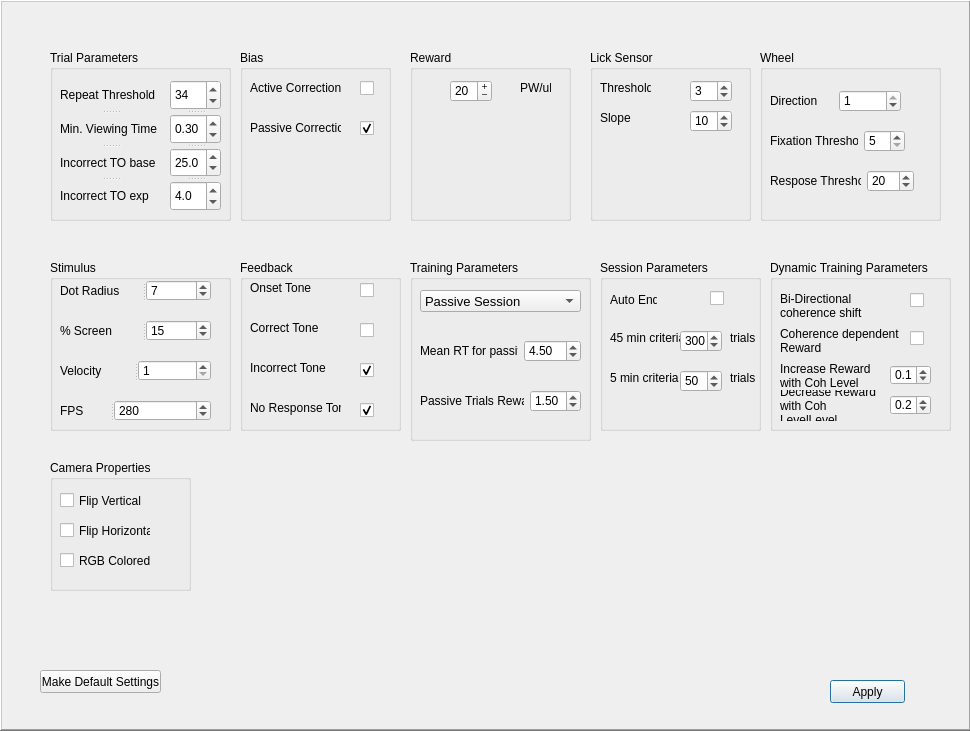
<?xml version="1.0" encoding="UTF-8"?>
<ui version="4.0">
 <class>SettingsWindow</class>
 <widget class="QDialog" name="SettingsWindow">
  <property name="geometry">
   <rect>
    <x>0</x>
    <y>0</y>
    <width>970</width>
    <height>731</height>
   </rect>
  </property>
  <property name="windowTitle">
   <string>Dialog</string>
  </property>
  <widget class="QFrame" name="frame">
   <property name="geometry">
    <rect>
     <x>0</x>
     <y>0</y>
     <width>971</width>
     <height>731</height>
    </rect>
   </property>
   <property name="styleSheet">
    <string notr="true"/>
   </property>
   <property name="frameShape">
    <enum>QFrame::WinPanel</enum>
   </property>
   <property name="frameShadow">
    <enum>QFrame::Raised</enum>
   </property>
   <widget class="QPushButton" name="makedefaultSettings">
    <property name="geometry">
     <rect>
      <x>40</x>
      <y>670</y>
      <width>121</width>
      <height>23</height>
     </rect>
    </property>
    <property name="text">
     <string>Make Default Settings</string>
    </property>
    <property name="autoDefault">
     <bool>false</bool>
    </property>
   </widget>
   <widget class="QGroupBox" name="groupBox_2">
    <property name="geometry">
     <rect>
      <x>240</x>
      <y>50</y>
      <width>151</width>
      <height>171</height>
     </rect>
    </property>
    <property name="title">
     <string>Bias</string>
    </property>
    <widget class="QLabel" name="label_14">
     <property name="geometry">
      <rect>
       <x>10</x>
       <y>30</y>
       <width>91</width>
       <height>16</height>
      </rect>
     </property>
     <property name="text">
      <string>Active Correction</string>
     </property>
    </widget>
    <widget class="QLabel" name="label_15">
     <property name="geometry">
      <rect>
       <x>10</x>
       <y>70</y>
       <width>91</width>
       <height>16</height>
      </rect>
     </property>
     <property name="text">
      <string>Passive Correction</string>
     </property>
    </widget>
    <widget class="QCheckBox" name="activecorrectionBias">
     <property name="geometry">
      <rect>
       <x>120</x>
       <y>30</y>
       <width>16</width>
       <height>17</height>
      </rect>
     </property>
     <property name="text">
      <string/>
     </property>
     <property name="checked">
      <bool>false</bool>
     </property>
    </widget>
    <widget class="QCheckBox" name="passivecorrectionBias">
     <property name="geometry">
      <rect>
       <x>120</x>
       <y>70</y>
       <width>16</width>
       <height>17</height>
      </rect>
     </property>
     <property name="text">
      <string/>
     </property>
     <property name="checked">
      <bool>true</bool>
     </property>
    </widget>
   </widget>
   <widget class="QGroupBox" name="groupBox">
    <property name="geometry">
     <rect>
      <x>50</x>
      <y>50</y>
      <width>181</width>
      <height>171</height>
     </rect>
    </property>
    <property name="title">
     <string>Trial Parameters</string>
    </property>
    <widget class="QSplitter" name="splitter_5">
     <property name="geometry">
      <rect>
       <x>10</x>
       <y>30</y>
       <width>101</width>
       <height>131</height>
      </rect>
     </property>
     <property name="orientation">
      <enum>Qt::Vertical</enum>
     </property>
     <widget class="QLabel" name="label">
      <property name="text">
       <string>Repeat Threshold</string>
      </property>
     </widget>
     <widget class="QLabel" name="label_6">
      <property name="text">
       <string>Min. Viewing Time</string>
      </property>
     </widget>
     <widget class="QLabel" name="label_28">
      <property name="text">
       <string>Incorrect TO base</string>
      </property>
     </widget>
     <widget class="QLabel" name="label_29">
      <property name="text">
       <string>Incorrect TO exp</string>
      </property>
     </widget>
    </widget>
    <widget class="QSplitter" name="splitter_6">
     <property name="geometry">
      <rect>
       <x>120</x>
       <y>30</y>
       <width>51</width>
       <height>131</height>
      </rect>
     </property>
     <property name="orientation">
      <enum>Qt::Vertical</enum>
     </property>
     <widget class="QSpinBox" name="repeatThreshold">
      <property name="maximum">
       <number>100</number>
      </property>
      <property name="value">
       <number>34</number>
      </property>
     </widget>
     <widget class="QDoubleSpinBox" name="minViewTime">
      <property name="maximum">
       <double>1.500000000000000</double>
      </property>
      <property name="singleStep">
       <double>0.050000000000000</double>
      </property>
      <property name="value">
       <double>0.300000000000000</double>
      </property>
     </widget>
     <widget class="QDoubleSpinBox" name="baseTO">
      <property name="decimals">
       <number>1</number>
      </property>
      <property name="maximum">
       <double>50.000000000000000</double>
      </property>
      <property name="singleStep">
       <double>0.500000000000000</double>
      </property>
      <property name="value">
       <double>25.000000000000000</double>
      </property>
     </widget>
     <widget class="QDoubleSpinBox" name="expTO">
      <property name="decimals">
       <number>1</number>
      </property>
      <property name="maximum">
       <double>10.000000000000000</double>
      </property>
      <property name="singleStep">
       <double>0.100000000000000</double>
      </property>
      <property name="value">
       <double>4.000000000000000</double>
      </property>
     </widget>
    </widget>
   </widget>
   <widget class="QGroupBox" name="groupBox_3">
    <property name="enabled">
     <bool>true</bool>
    </property>
    <property name="geometry">
     <rect>
      <x>410</x>
      <y>50</y>
      <width>161</width>
      <height>171</height>
     </rect>
    </property>
    <property name="title">
     <string>Reward</string>
    </property>
    <property name="checkable">
     <bool>false</bool>
    </property>
    <property name="checked">
     <bool>false</bool>
    </property>
    <widget class="QLabel" name="label_2">
     <property name="geometry">
      <rect>
       <x>110</x>
       <y>30</y>
       <width>31</width>
       <height>16</height>
      </rect>
     </property>
     <property name="text">
      <string>PW/ul</string>
     </property>
    </widget>
    <widget class="QSpinBox" name="pwPUL">
     <property name="geometry">
      <rect>
       <x>40</x>
       <y>30</y>
       <width>42</width>
       <height>22</height>
      </rect>
     </property>
     <property name="buttonSymbols">
      <enum>QAbstractSpinBox::PlusMinus</enum>
     </property>
     <property name="maximum">
      <number>2000</number>
     </property>
     <property name="value">
      <number>20</number>
     </property>
    </widget>
   </widget>
   <widget class="QPushButton" name="applySettings">
    <property name="geometry">
     <rect>
      <x>830</x>
      <y>680</y>
      <width>75</width>
      <height>23</height>
     </rect>
    </property>
    <property name="text">
     <string>Apply</string>
    </property>
   </widget>
   <widget class="QGroupBox" name="groupBox_4">
    <property name="geometry">
     <rect>
      <x>760</x>
      <y>50</y>
      <width>181</width>
      <height>171</height>
     </rect>
    </property>
    <property name="title">
     <string>Wheel</string>
    </property>
    <widget class="QWidget" name="layoutWidget">
     <property name="geometry">
      <rect>
       <x>10</x>
       <y>40</y>
       <width>131</width>
       <height>22</height>
      </rect>
     </property>
     <layout class="QHBoxLayout" name="horizontalLayout">
      <item>
       <widget class="QLabel" name="label_3">
        <property name="text">
         <string>Direction</string>
        </property>
       </widget>
      </item>
      <item>
       <widget class="QSpinBox" name="whlDir">
        <property name="keyboardTracking">
         <bool>false</bool>
        </property>
        <property name="minimum">
         <number>-1</number>
        </property>
        <property name="maximum">
         <number>1</number>
        </property>
        <property name="singleStep">
         <number>2</number>
        </property>
        <property name="value">
         <number>1</number>
        </property>
       </widget>
      </item>
     </layout>
    </widget>
    <widget class="QWidget" name="layoutWidget">
     <property name="geometry">
      <rect>
       <x>10</x>
       <y>80</y>
       <width>135</width>
       <height>22</height>
      </rect>
     </property>
     <layout class="QHBoxLayout" name="horizontalLayout_2">
      <item>
       <widget class="QLabel" name="label_4">
        <property name="text">
         <string>Fixation Threshold</string>
        </property>
       </widget>
      </item>
      <item>
       <widget class="QSpinBox" name="whlFixThreshold">
        <property name="minimum">
         <number>5</number>
        </property>
        <property name="maximum">
         <number>40</number>
        </property>
       </widget>
      </item>
     </layout>
    </widget>
    <widget class="QWidget" name="layoutWidget">
     <property name="geometry">
      <rect>
       <x>10</x>
       <y>120</y>
       <width>144</width>
       <height>22</height>
      </rect>
     </property>
     <layout class="QHBoxLayout" name="horizontalLayout_3">
      <item>
       <widget class="QLabel" name="label_5">
        <property name="text">
         <string>Respose Threshold</string>
        </property>
       </widget>
      </item>
      <item>
       <widget class="QSpinBox" name="whlRespThreshold">
        <property name="minimum">
         <number>5</number>
        </property>
        <property name="maximum">
         <number>179</number>
        </property>
        <property name="value">
         <number>20</number>
        </property>
       </widget>
      </item>
     </layout>
    </widget>
   </widget>
   <widget class="QGroupBox" name="groupBox_5">
    <property name="geometry">
     <rect>
      <x>50</x>
      <y>260</y>
      <width>181</width>
      <height>171</height>
     </rect>
    </property>
    <property name="title">
     <string>Stimulus</string>
    </property>
    <widget class="QSplitter" name="splitter_4">
     <property name="geometry">
      <rect>
       <x>10</x>
       <y>140</y>
       <width>151</width>
       <height>21</height>
      </rect>
     </property>
     <property name="orientation">
      <enum>Qt::Horizontal</enum>
     </property>
     <widget class="QLabel" name="label_17">
      <property name="text">
       <string>FPS</string>
      </property>
     </widget>
     <widget class="QSpinBox" name="stimFPS">
      <property name="minimum">
       <number>60</number>
      </property>
      <property name="maximum">
       <number>300</number>
      </property>
      <property name="singleStep">
       <number>30</number>
      </property>
      <property name="value">
       <number>280</number>
      </property>
     </widget>
    </widget>
    <widget class="QSplitter" name="splitter_3">
     <property name="geometry">
      <rect>
       <x>10</x>
       <y>100</y>
       <width>151</width>
       <height>21</height>
      </rect>
     </property>
     <property name="orientation">
      <enum>Qt::Horizontal</enum>
     </property>
     <widget class="QLabel" name="label_12">
      <property name="text">
       <string>Velocity</string>
      </property>
     </widget>
     <widget class="QSpinBox" name="dotVel">
      <property name="minimum">
       <number>1</number>
      </property>
      <property name="maximum">
       <number>10</number>
      </property>
      <property name="value">
       <number>1</number>
      </property>
     </widget>
    </widget>
    <widget class="QSplitter" name="splitter">
     <property name="geometry">
      <rect>
       <x>10</x>
       <y>20</y>
       <width>151</width>
       <height>21</height>
      </rect>
     </property>
     <property name="orientation">
      <enum>Qt::Horizontal</enum>
     </property>
     <widget class="QLabel" name="label_9">
      <property name="text">
       <string>Dot Radius</string>
      </property>
     </widget>
     <widget class="QSpinBox" name="dotRadius">
      <property name="minimum">
       <number>3</number>
      </property>
      <property name="maximum">
       <number>200</number>
      </property>
      <property name="value">
       <number>7</number>
      </property>
     </widget>
    </widget>
    <widget class="QSplitter" name="splitter_2">
     <property name="geometry">
      <rect>
       <x>10</x>
       <y>60</y>
       <width>151</width>
       <height>21</height>
      </rect>
     </property>
     <property name="orientation">
      <enum>Qt::Horizontal</enum>
     </property>
     <widget class="QLabel" name="label_11">
      <property name="text">
       <string>% Screen</string>
      </property>
     </widget>
     <widget class="QSpinBox" name="dotFill">
      <property name="minimum">
       <number>2</number>
      </property>
      <property name="maximum">
       <number>90</number>
      </property>
      <property name="value">
       <number>15</number>
      </property>
     </widget>
    </widget>
   </widget>
   <widget class="QGroupBox" name="groupBox_6">
    <property name="geometry">
     <rect>
      <x>590</x>
      <y>50</y>
      <width>161</width>
      <height>171</height>
     </rect>
    </property>
    <property name="title">
     <string>Lick Sensor</string>
    </property>
    <widget class="QLabel" name="label_7">
     <property name="geometry">
      <rect>
       <x>10</x>
       <y>30</y>
       <width>51</width>
       <height>16</height>
      </rect>
     </property>
     <property name="text">
      <string>Threshold</string>
     </property>
    </widget>
    <widget class="QLabel" name="label_8">
     <property name="geometry">
      <rect>
       <x>10</x>
       <y>60</y>
       <width>31</width>
       <height>16</height>
      </rect>
     </property>
     <property name="text">
      <string>Slope</string>
     </property>
    </widget>
    <widget class="QSpinBox" name="lickThresh">
     <property name="geometry">
      <rect>
       <x>100</x>
       <y>30</y>
       <width>42</width>
       <height>22</height>
      </rect>
     </property>
     <property name="minimum">
      <number>0</number>
     </property>
     <property name="maximum">
      <number>20000</number>
     </property>
     <property name="value">
      <number>3</number>
     </property>
    </widget>
    <widget class="QSpinBox" name="lickSlope">
     <property name="geometry">
      <rect>
       <x>100</x>
       <y>60</y>
       <width>42</width>
       <height>22</height>
      </rect>
     </property>
     <property name="minimum">
      <number>1</number>
     </property>
     <property name="maximum">
      <number>50</number>
     </property>
     <property name="value">
      <number>10</number>
     </property>
    </widget>
   </widget>
   <widget class="QGroupBox" name="groupBox_7">
    <property name="geometry">
     <rect>
      <x>50</x>
      <y>460</y>
      <width>141</width>
      <height>131</height>
     </rect>
    </property>
    <property name="title">
     <string>Camera Properties</string>
    </property>
    <widget class="QCheckBox" name="camflipVertical">
     <property name="geometry">
      <rect>
       <x>10</x>
       <y>30</y>
       <width>91</width>
       <height>21</height>
      </rect>
     </property>
     <property name="text">
      <string>Flip Vertical</string>
     </property>
    </widget>
    <widget class="QCheckBox" name="camflipHorizontal">
     <property name="geometry">
      <rect>
       <x>10</x>
       <y>60</y>
       <width>91</width>
       <height>21</height>
      </rect>
     </property>
     <property name="text">
      <string>Flip Horizontal</string>
     </property>
    </widget>
    <widget class="QCheckBox" name="camRGB">
     <property name="geometry">
      <rect>
       <x>10</x>
       <y>90</y>
       <width>91</width>
       <height>21</height>
      </rect>
     </property>
     <property name="text">
      <string>RGB Colored</string>
     </property>
    </widget>
   </widget>
   <widget class="QGroupBox" name="groupBox_8">
    <property name="geometry">
     <rect>
      <x>240</x>
      <y>260</y>
      <width>161</width>
      <height>171</height>
     </rect>
    </property>
    <property name="title">
     <string>Feedback</string>
    </property>
    <widget class="QCheckBox" name="noresponseTone">
     <property name="enabled">
      <bool>true</bool>
     </property>
     <property name="geometry">
      <rect>
       <x>120</x>
       <y>140</y>
       <width>21</width>
       <height>21</height>
      </rect>
     </property>
     <property name="text">
      <string/>
     </property>
     <property name="checked">
      <bool>true</bool>
     </property>
     <property name="tristate">
      <bool>false</bool>
     </property>
    </widget>
    <widget class="QLabel" name="label_18">
     <property name="geometry">
      <rect>
       <x>10</x>
       <y>140</y>
       <width>91</width>
       <height>16</height>
      </rect>
     </property>
     <property name="text">
      <string>No Response Tone</string>
     </property>
    </widget>
    <widget class="QCheckBox" name="incorrectTone">
     <property name="enabled">
      <bool>true</bool>
     </property>
     <property name="geometry">
      <rect>
       <x>120</x>
       <y>100</y>
       <width>21</width>
       <height>21</height>
      </rect>
     </property>
     <property name="text">
      <string/>
     </property>
     <property name="checked">
      <bool>true</bool>
     </property>
     <property name="tristate">
      <bool>false</bool>
     </property>
    </widget>
    <widget class="QLabel" name="label_19">
     <property name="geometry">
      <rect>
       <x>10</x>
       <y>100</y>
       <width>91</width>
       <height>16</height>
      </rect>
     </property>
     <property name="text">
      <string>Incorrect Tone</string>
     </property>
    </widget>
    <widget class="QLabel" name="label_20">
     <property name="geometry">
      <rect>
       <x>10</x>
       <y>60</y>
       <width>91</width>
       <height>16</height>
      </rect>
     </property>
     <property name="text">
      <string>Correct Tone</string>
     </property>
    </widget>
    <widget class="QCheckBox" name="correctTone">
     <property name="enabled">
      <bool>true</bool>
     </property>
     <property name="geometry">
      <rect>
       <x>120</x>
       <y>60</y>
       <width>21</width>
       <height>21</height>
      </rect>
     </property>
     <property name="text">
      <string/>
     </property>
     <property name="checked">
      <bool>false</bool>
     </property>
     <property name="tristate">
      <bool>false</bool>
     </property>
    </widget>
    <widget class="QLabel" name="label_21">
     <property name="geometry">
      <rect>
       <x>10</x>
       <y>20</y>
       <width>91</width>
       <height>16</height>
      </rect>
     </property>
     <property name="text">
      <string>Onset Tone</string>
     </property>
    </widget>
    <widget class="QCheckBox" name="onsetTone">
     <property name="enabled">
      <bool>true</bool>
     </property>
     <property name="geometry">
      <rect>
       <x>120</x>
       <y>20</y>
       <width>21</width>
       <height>21</height>
      </rect>
     </property>
     <property name="text">
      <string/>
     </property>
     <property name="checked">
      <bool>false</bool>
     </property>
     <property name="tristate">
      <bool>false</bool>
     </property>
    </widget>
   </widget>
   <widget class="QGroupBox" name="groupBox_9">
    <property name="geometry">
     <rect>
      <x>410</x>
      <y>260</y>
      <width>181</width>
      <height>181</height>
     </rect>
    </property>
    <property name="title">
     <string>Training Parameters</string>
    </property>
    <widget class="QWidget" name="layoutWidget">
     <property name="geometry">
      <rect>
       <x>10</x>
       <y>80</y>
       <width>161</width>
       <height>22</height>
      </rect>
     </property>
     <layout class="QHBoxLayout" name="horizontalLayout_4">
      <item>
       <widget class="QLabel" name="label_16">
        <property name="text">
         <string>Mean RT for passive</string>
        </property>
       </widget>
      </item>
      <item>
       <widget class="QDoubleSpinBox" name="meanpassiveRT">
        <property name="minimum">
         <double>2.000000000000000</double>
        </property>
        <property name="maximum">
         <double>60.000000000000000</double>
        </property>
        <property name="singleStep">
         <double>0.050000000000000</double>
        </property>
        <property name="value">
         <double>4.500000000000000</double>
        </property>
       </widget>
      </item>
     </layout>
    </widget>
    <widget class="QWidget" name="layoutWidget">
     <property name="geometry">
      <rect>
       <x>10</x>
       <y>130</y>
       <width>161</width>
       <height>22</height>
      </rect>
     </property>
     <layout class="QHBoxLayout" name="horizontalLayout_5">
      <item>
       <widget class="QLabel" name="label_22">
        <property name="text">
         <string>Passive Trials Reward</string>
        </property>
       </widget>
      </item>
      <item>
       <widget class="QDoubleSpinBox" name="passiveReward">
        <property name="minimum">
         <double>0.000000000000000</double>
        </property>
        <property name="maximum">
         <double>5.000000000000000</double>
        </property>
        <property name="singleStep">
         <double>0.050000000000000</double>
        </property>
        <property name="value">
         <double>1.500000000000000</double>
        </property>
       </widget>
      </item>
     </layout>
    </widget>
    <widget class="QComboBox" name="sessionType">
     <property name="geometry">
      <rect>
       <x>10</x>
       <y>30</y>
       <width>161</width>
       <height>22</height>
      </rect>
     </property>
     <property name="font">
      <font>
       <pointsize>10</pointsize>
      </font>
     </property>
     <item>
      <property name="text">
       <string>Passive Session</string>
      </property>
     </item>
     <item>
      <property name="text">
       <string>Active-Passive Session</string>
      </property>
     </item>
     <item>
      <property name="text">
       <string>Active Session</string>
      </property>
     </item>
    </widget>
   </widget>
   <widget class="QGroupBox" name="groupBox_10">
    <property name="geometry">
     <rect>
      <x>600</x>
      <y>260</y>
      <width>161</width>
      <height>171</height>
     </rect>
    </property>
    <property name="title">
     <string>Session Parameters</string>
    </property>
    <widget class="QLabel" name="label_23">
     <property name="geometry">
      <rect>
       <x>10</x>
       <y>33</y>
       <width>47</width>
       <height>13</height>
      </rect>
     </property>
     <property name="text">
      <string>Auto End</string>
     </property>
    </widget>
    <widget class="QLabel" name="label_24">
     <property name="geometry">
      <rect>
       <x>10</x>
       <y>70</y>
       <width>71</width>
       <height>16</height>
      </rect>
     </property>
     <property name="text">
      <string>45 min criteria</string>
     </property>
    </widget>
    <widget class="QCheckBox" name="autoEnd">
     <property name="geometry">
      <rect>
       <x>110</x>
       <y>30</y>
       <width>16</width>
       <height>17</height>
      </rect>
     </property>
     <property name="text">
      <string/>
     </property>
    </widget>
    <widget class="QSpinBox" name="endCriteria_45">
     <property name="geometry">
      <rect>
       <x>80</x>
       <y>70</y>
       <width>42</width>
       <height>22</height>
      </rect>
     </property>
     <property name="minimum">
      <number>50</number>
     </property>
     <property name="maximum">
      <number>5000</number>
     </property>
     <property name="singleStep">
      <number>10</number>
     </property>
     <property name="value">
      <number>300</number>
     </property>
    </widget>
    <widget class="QLabel" name="label_25">
     <property name="geometry">
      <rect>
       <x>10</x>
       <y>110</y>
       <width>71</width>
       <height>16</height>
      </rect>
     </property>
     <property name="text">
      <string>5 min criteria</string>
     </property>
    </widget>
    <widget class="QSpinBox" name="endCriteria_5">
     <property name="geometry">
      <rect>
       <x>80</x>
       <y>110</y>
       <width>42</width>
       <height>22</height>
      </rect>
     </property>
     <property name="minimum">
      <number>1</number>
     </property>
     <property name="maximum">
      <number>500</number>
     </property>
     <property name="singleStep">
      <number>1</number>
     </property>
     <property name="value">
      <number>50</number>
     </property>
    </widget>
    <widget class="QLabel" name="label_26">
     <property name="geometry">
      <rect>
       <x>130</x>
       <y>70</y>
       <width>31</width>
       <height>16</height>
      </rect>
     </property>
     <property name="text">
      <string>trials</string>
     </property>
    </widget>
    <widget class="QLabel" name="label_27">
     <property name="geometry">
      <rect>
       <x>130</x>
       <y>110</y>
       <width>31</width>
       <height>16</height>
      </rect>
     </property>
     <property name="text">
      <string>trials</string>
     </property>
    </widget>
   </widget>
   <widget class="QGroupBox" name="groupBox_11">
    <property name="geometry">
     <rect>
      <x>770</x>
      <y>260</y>
      <width>181</width>
      <height>171</height>
     </rect>
    </property>
    <property name="title">
     <string>Dynamic Training Parameters</string>
    </property>
    <widget class="QLabel" name="label_31">
     <property name="geometry">
      <rect>
       <x>10</x>
       <y>30</y>
       <width>91</width>
       <height>31</height>
      </rect>
     </property>
     <property name="text">
      <string>Bi-Directional coherence shift</string>
     </property>
     <property name="alignment">
      <set>Qt::AlignLeading|Qt::AlignLeft|Qt::AlignVCenter</set>
     </property>
     <property name="wordWrap">
      <bool>true</bool>
     </property>
    </widget>
    <widget class="QCheckBox" name="bidirectionalCoherences">
     <property name="enabled">
      <bool>true</bool>
     </property>
     <property name="geometry">
      <rect>
       <x>140</x>
       <y>30</y>
       <width>21</width>
       <height>21</height>
      </rect>
     </property>
     <property name="text">
      <string/>
     </property>
     <property name="checked">
      <bool>false</bool>
     </property>
     <property name="tristate">
      <bool>false</bool>
     </property>
    </widget>
    <widget class="QCheckBox" name="dynamicReward">
     <property name="enabled">
      <bool>true</bool>
     </property>
     <property name="geometry">
      <rect>
       <x>140</x>
       <y>70</y>
       <width>16</width>
       <height>17</height>
      </rect>
     </property>
     <property name="text">
      <string/>
     </property>
     <property name="checked">
      <bool>false</bool>
     </property>
     <property name="tristate">
      <bool>false</bool>
     </property>
    </widget>
    <widget class="QLabel" name="label_30">
     <property name="geometry">
      <rect>
       <x>10</x>
       <y>60</y>
       <width>121</width>
       <height>41</height>
      </rect>
     </property>
     <property name="layoutDirection">
      <enum>Qt::LeftToRight</enum>
     </property>
     <property name="text">
      <string>Coherence dependent Reward</string>
     </property>
     <property name="alignment">
      <set>Qt::AlignLeading|Qt::AlignLeft|Qt::AlignVCenter</set>
     </property>
     <property name="wordWrap">
      <bool>true</bool>
     </property>
    </widget>
    <widget class="QLabel" name="label_33">
     <property name="geometry">
      <rect>
       <x>10</x>
       <y>130</y>
       <width>101</width>
       <height>31</height>
      </rect>
     </property>
     <property name="text">
      <string>Decrease Reward with Coh LevelLevel</string>
     </property>
     <property name="wordWrap">
      <bool>true</bool>
     </property>
    </widget>
    <widget class="QDoubleSpinBox" name="inCohlvlReward">
     <property name="geometry">
      <rect>
       <x>120</x>
       <y>135</y>
       <width>41</width>
       <height>20</height>
      </rect>
     </property>
     <property name="decimals">
      <number>1</number>
     </property>
     <property name="minimum">
      <double>0.000000000000000</double>
     </property>
     <property name="maximum">
      <double>1.000000000000000</double>
     </property>
     <property name="singleStep">
      <double>0.050000000000000</double>
     </property>
     <property name="value">
      <double>0.200000000000000</double>
     </property>
    </widget>
    <widget class="QLabel" name="label_32">
     <property name="geometry">
      <rect>
       <x>10</x>
       <y>100</y>
       <width>91</width>
       <height>31</height>
      </rect>
     </property>
     <property name="text">
      <string>Increase Reward with Coh Level</string>
     </property>
     <property name="wordWrap">
      <bool>true</bool>
     </property>
    </widget>
    <widget class="QDoubleSpinBox" name="deCohlvlReward">
     <property name="geometry">
      <rect>
       <x>120</x>
       <y>105</y>
       <width>41</width>
       <height>20</height>
      </rect>
     </property>
     <property name="decimals">
      <number>1</number>
     </property>
     <property name="minimum">
      <double>0.000000000000000</double>
     </property>
     <property name="maximum">
      <double>1.000000000000000</double>
     </property>
     <property name="singleStep">
      <double>0.050000000000000</double>
     </property>
     <property name="value">
      <double>0.100000000000000</double>
     </property>
    </widget>
   </widget>
  </widget>
 </widget>
 <resources/>
 <connections/>
</ui>
